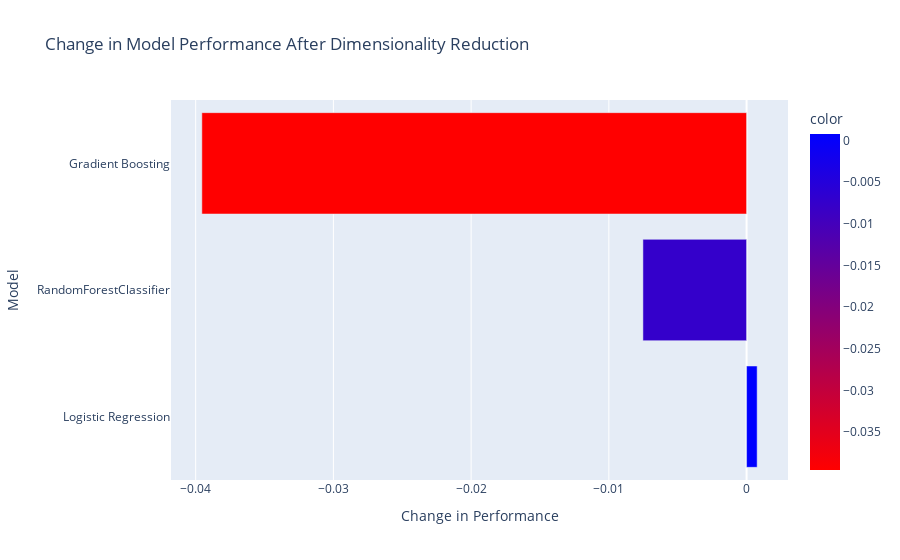

Write notebook code for a chart like this one.
### Code cell
#change in performance After PCA
fig = px.bar(
    x=np.subtract(reduced_results, original_results),
    y=original_models.keys(),
    #orientation='h',
    labels={'x': "Change in Performance", 'y': "Model"},
    color=np.subtract(reduced_results, original_results),
    color_continuous_scale=[(0, 'red'), (1, 'blue')],
    title="Change in Model Performance After Dimensionality Reduction"
)

fig.show()

### Figure 1 — Plotly figure (JSON) as saved in the notebook; plotly's stock layout.template omitted (floating-point values rounded to 4 significant figures)
{"data": [{"alignmentgroup": "True", "hovertemplate": "Change in Performance=%{x}<br>Model=%{y}<br>color=%{marker.color}<extra></extra>", "legendgroup": "", "marker": {"color": [0.000768, -0.007526, -0.03955], "coloraxis": "coloraxis"}, "name": "", "offsetgroup": "", "orientation": "h", "showlegend": false, "textposition": "auto", "type": "bar", "x": [0.000768, -0.007526, -0.03955], "xaxis": "x", "y": ["Logistic Regression", "RandomForestClassifier", "Gradient Boosting"], "yaxis": "y"}], "layout": {"barmode": "relative", "coloraxis": {"colorbar": {"title": {"text": "color"}}, "colorscale": [[0, "red"], [1, "blue"]]}, "legend": {"tracegroupgap": 0}, "title": {"text": "Change in Model Performance After Dimensionality Reduction"}, "xaxis": {"anchor": "y", "domain": [0, 1], "title": {"text": "Change in Performance"}}, "yaxis": {"anchor": "x", "domain": [0, 1], "title": {"text": "Model"}}}}
